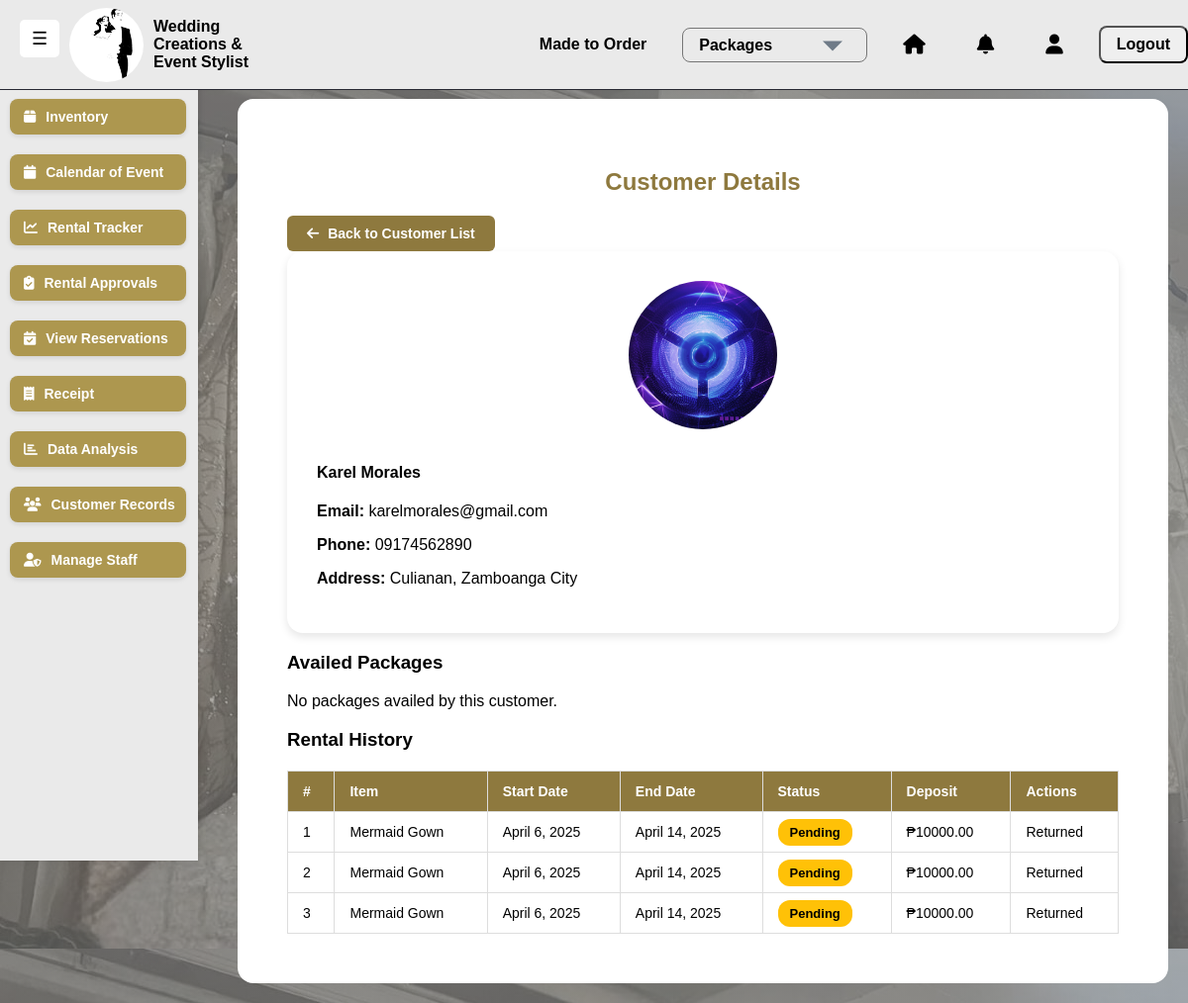
/customers/2/ (signed in), run on an earlier commit of the app's database.
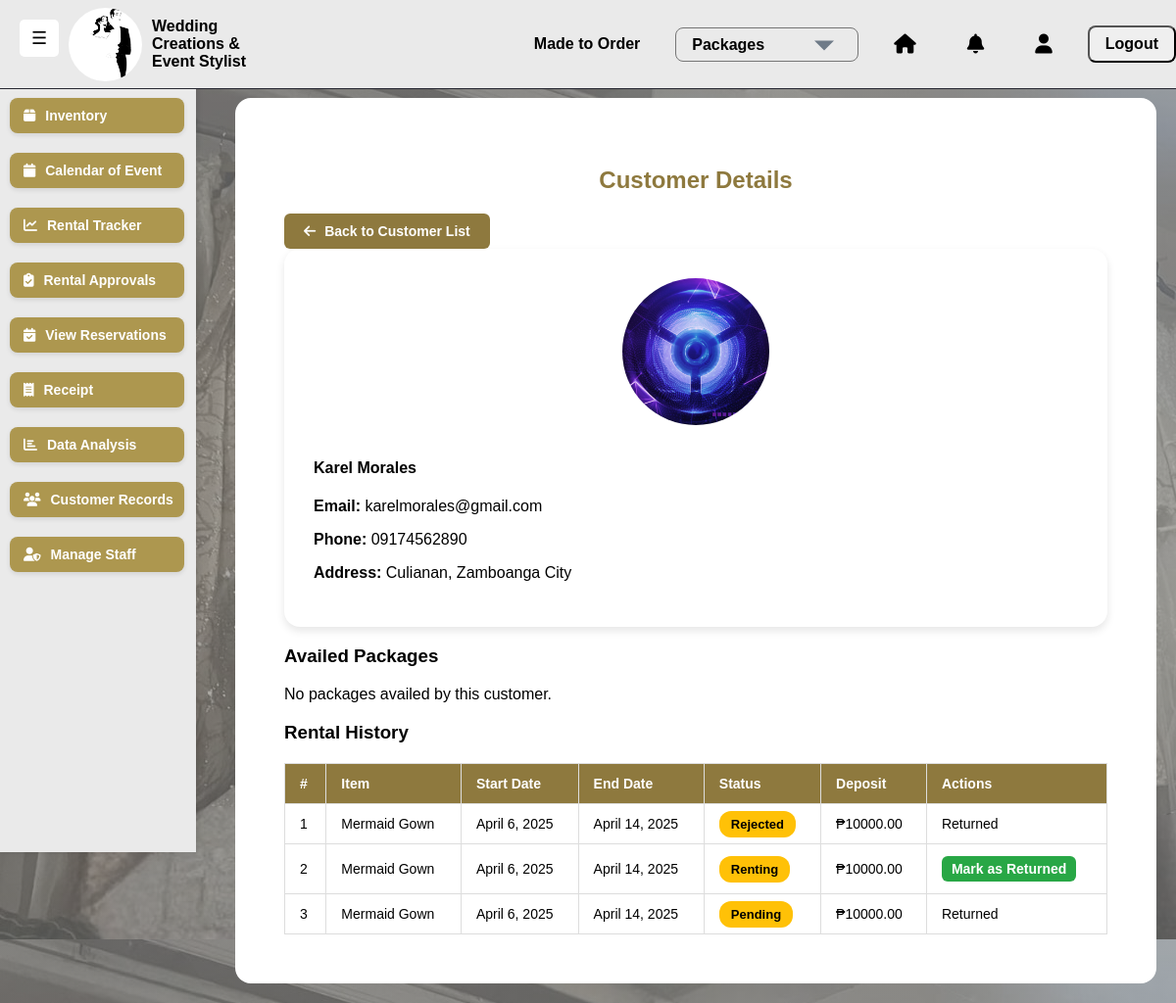
And on a later commit of the database.
### saritasapp/models.py (models this page shows, shortened)
class Customer(models.Model):
    user = models.OneToOneField(User, on_delete=models.CASCADE, related_name="customer_profile")
    phone = models.CharField(max_length=15, unique=True)
    address = models.TextField(blank=True, null=True)
    created_at = models.DateTimeField(auto_now_add=True)
    image = models.ImageField(upload_to="customers/", null=True, blank=True)

class User(AbstractUser):
    ROLE_CHOICES = [
        ('staff', 'Staff'),
        ('customer', 'Customer'),
    ]
    email = models.EmailField(unique=True)
    branch = models.ForeignKey(Branch, null=True, blank=True, on_delete=models.SET_NULL)
    role = models.CharField(max_length=10, choices=ROLE_CHOICES, default='customer')
    created_at = models.DateTimeField(auto_now_add=True)
    USERNAME_FIELD = "username"
    REQUIRED_FIELDS = ["email"]

class Rental(models.Model):
    STATUS_CHOICES = [
        ("Pending", "Pending"),        # Waiting for staff approval
        ("Approved", "Approved"),      # Approved by staff but not yet active
        ("Rented", "Rented"),          # Currently rented out
        ("Returned", "Returned"),      # Item has been returned
        ("Overdue", "Overdue"),        # Item not returned by due date
        ("Cancelled", "Cancelled"),    # Cancelled before approval
        ("Rejected", "Rejected"),      # Rejected by staff
    ]
    customer = models.ForeignKey(Customer, on_delete=models.CASCADE, related_name="rentals")
    user = models.ForeignKey(User, on_delete=models.SET_NULL, null=True, blank=True, related_name="managed_rentals")
    approved_by = models.ForeignKey(User,on_delete=models.SET_NULL,null=True,blank=True,related_name="approved_rentals")
    inventory = models.ForeignKey(Inventory, on_delete=models.CASCADE, related_name="rentals")
    rental_start = models.DateField(default=timezone.now, db_index=True)
    rental_end = models.DateField(db_index=True)
    deposit = models.DecimalField(max_digits=10, decimal_places=2, default=10000.00)
    status = models.CharField(max_length=10, choices=STATUS_CHOICES, default="Pending", db_index=True)
    created_at = models.DateTimeField(auto_now_add=True, db_index=True)
    updated_at = models.DateTimeField(auto_now=True)
    approved_at = models.DateTimeField(null=True, blank=True)
    rejection_reason = models.TextField(blank=True, null=True)
    notes = models.TextField(blank=True, null=True)
    class Meta:
        ordering = ['-created_at']
        verbose_name = "Rental"
        verbose_name_plural = "Rentals"
        indexes = [
            models.Index(fields=['rental_start', 'rental_end']),
            models.Index(fields=['status']),
            models.Index(fields=['created_at']),
        ]

class Inventory(models.Model):
    name = models.CharField(max_length=255)
    category = models.ForeignKey(Category, on_delete=models.CASCADE, related_name="items")
    color = models.ForeignKey(Color, null=True, blank=True, on_delete=models.SET_NULL, related_name="inventory_items")
    size = models.ForeignKey(Size, null=True, blank=True, on_delete=models.SET_NULL, related_name="inventory_items")
    quantity = models.IntegerField(default=0)
    rental_price = models.DecimalField(max_digits=10, decimal_places=2)
    reservation_price = models.DecimalField(max_digits=10, decimal_places=2, null=True, blank=True)
    purchase_price = models.DecimalField(max_digits=10, decimal_places=2, null=True, blank=True)
    available = models.BooleanField(default=True)
    image = models.ImageField(upload_to="inventory/", null=True, blank=True)

### saritasapp/views.py (the view)
# urls.py: path('customers/<int:customer_id>/', views.view_customer, name='view_customer'),
@login_required
def view_customer(request, customer_id):
    customer = get_object_or_404(Customer.objects.select_related('user'), id=customer_id)
    today = now().date()
    rentals = Rental.objects.filter(customer=customer)
    rentals.filter(status="Renting", rental_end__lt=today).update(status="Overdue")
    return render(request, 'saritasapp/view_customer.html', {
        'customer': customer,
        'rentals': rentals,
    })

### saritasapp/templates/saritasapp/view_customer.html (shortened to what this page needs)
{% extends "saritasapp/base.html" %}
{% load static %}
{% block extra_css %}
    <link rel="stylesheet" href="{% static 'css/view_customer.css' %}">
{% endblock %}
{% block content %}
<div class="container">
    <h2 class="text-center" style="color: #8E793E; font-family: Arial, sans-serif;">Customer Details</h2>
    <a href="{% url 'saritasapp:customer_list' %}" class="btn btn-back mb-3">
        <i class="fa fa-arrow-left"></i> Back to Customer List
    </a>
    <div class="card p-4 mb-4 customer-card">
        <div class="row">
            <div class="col-md-4 text-center">
                {% if customer.image %}
                    <img src="{{ customer.image.url }}" alt="{{ customer.first_name }}" class="customer-image">
                {% else %}
                    <img src="{% static 'image/default-placeholder.png' %}" alt="No image available" class="customer-image">
                {% endif %}
            </div>
            <div class="col-md-8">
                <h4>{{ customer.user.first_name }} {{ customer.user.last_name }}</h4>
                <p><strong>Email:</strong> {{ customer.user.email }}</p>
                <p><strong>Phone:</strong> {{ customer.phone }}</p>
                <p><strong>Address:</strong> {{ customer.address }}</p>
            </div>
        </div>
    </div>
    <h3 class="section-title">Availed Packages</h3>
    {% if customer_orders %}
        <table class="table">
            <thead>
                <tr>
                    <th>#</th>
                    <th>Package Name</th>
                    <th>Type</th>
                    <th>Total Price</th>
                    <th>Status</th>
                    <th>Actions</th>
                </tr>
            </thead>
            <tbody>
                {% for order in customer_orders %}
                <tr>
                    <td>{{ forloop.counter }}</td>
                    <td>{{ order.package.name }}</td>
                    <td>{{ order.package.get_package_type_display }}</td>
                    <td>₱{{ order.total_price }}</td>
                    <td>
                        <span class="badge
                            {% if order.status == 'Pending' %}bg-warning
                            {% else %}bg-success{% endif %}">
                            {{ order.status }}
                        </span>
                    </td>
                    <td>
                        <a href="{% url 'saritasapp:order_details' order.id %}" class="btn btn-info btn-sm">
                            <i class="fa fa-eye"></i> View Details
                        </a>
                    </td>
                </tr>
                {% endfor %}
            </tbody>
        </table>
    {% else %}
        <div class="empty-message">
            <p class="text-muted">No packages availed by this customer.</p>
        </div>
    {% endif %}
    <h3 class="section-title">Rental History</h3>
    {% if rentals %}
        <table class="table">
            <thead>
                <tr>
                    <th>#</th>
                    <th>Item</th>
                    <th>Start Date</th>
                    <th>End Date</th>
                    <th>Status</th>
                    <th>Deposit</th>
                    <th>Actions</th>
                </tr>
            </thead>
            <tbody>
                {% for rental in rentals %}
                <tr>
                    <td>{{ forloop.counter }}</td>
                    <td>{{ rental.inventory.name }}</td>
                    <td>{{ rental.rental_start }}</td>
                    <td>{{ rental.rental_end }}</td>
                    <td>
                        <span class="badge
                            {% if rental.status == 'Overdue' %}bg-danger
                            {% elif rental.status == 'Returned' %}bg-success
                            {% else %}bg-warning{% endif %}">
                            {{ rental.status }}
                        </span>
                    </td>
                    <td>₱{{ rental.deposit }}</td>
                    <td>
                        {% if rental.status == 'Renting' or rental.status == 'Overdue' %}
                            <a href="{% url 'saritasapp:return_rental' rental.id %}"
                               class="btn btn-success btn-sm">Mark as Returned</a>
                        {% else %}
                            <span class="text-muted">Returned</span>
                        {% endif %}
                    </td>
                </tr>
                {% endfor %}
            </tbody>
        </table>
    {% else %}
        <div class="empty-message">
            <p class="text-muted">No rentals found for this customer.</p>
        </div>
    {% endif %}
</div>
{% endblock %}

### saritasapp/templates/saritasapp/base.html (shortened to what this page needs)
{% load static %}
<!DOCTYPE html>
<html lang="en">
    <head>
        {% load static %}
        <link rel="stylesheet" href="{% static 'css/mainbase.css' %}">
        <link rel="stylesheet" href="https://cdnjs.cloudflare.com/ajax/libs/font-awesome/6.4.0/css/all.min.css">
        {% block extra_css %}{% endblock %}
    </head>
<body>
    <div class="sidebar" id="sidebar">
        <div class="nav-buttons">
            <a href="{% url 'saritasapp:inventory_list' %}" class="nav-btn">
                <span class="fas fa-box"></span> <text>Inventory</text>
            </a>
            <a href="{% url 'saritasapp:calendar' %}" class="nav-btn">
                <span class="fas fa-calendar"></span> <text>Calendar of Event</text>
            </a>
            <a href="{% url 'saritasapp:rental_tracker' %}" class="nav-btn">
                <span class="fas fa-chart-line"></span> <text>Rental Tracker</text>
            </a>
            <a href="{% url 'saritasapp:rental_approvals' %}" class="nav-btn">
                <span class="fas fa-clipboard-check"></span> <text>Rental Approvals</text>
            </a>
            <a href="{% url 'saritasapp:view_reservations' %}" class="nav-btn">
                <span class="fas fa-calendar-check"></span> <text>View Reservations</text>
            </a>
            <a href="{% url 'saritasapp:receipt-detail' receipt_id=1 %}" class="nav-btn">
                <span class="fas fa-receipt"></span> <text>Receipt</text>
            </a>
            <a href="{% url 'saritasapp:data_analysis' %}" class="nav-btn">
                <span class="fas fa-chart-bar"></span> <text>Data Analysis</text>
            </a>
            <a href="{% url 'saritasapp:customer_list' %}" class="nav-btn">
                <span class="fas fa-users"></span> <text>Customer Records</text>
            </a>
            <a href="{% url 'saritasapp:manage_staff' %}" class="nav-btn">
                <span class="fas fa-user-shield"></span> <text>Manage Staff</text>
            </a>
        </div>
    </div>
    <div class="header">
        <button id="toggle-btn">☰</button>
            <div class="logo">
                <img src="{% static 'images/Logo.png' %}" alt="Wedding Creations & Event Stylist">
                <span> Wedding<br>Creations &<br> Event Stylist</span>
            </div>
                <div class="header-items">
                    <div class="made-to-order">
                        <a href="{% url 'saritasapp:made_to_order' %}" class="header-link-text">Made to Order</a>
                    </div>
                    <select id="Package" class="header-link-text" onchange="navigateToPage()">
                        <option value="{% url 'saritasapp:packages' %}">Packages</option>
                    </select>
                    <a href="{% url 'saritasapp:dashboard' %}" class="header-link"><i class="fas fa-home"></i></a>
                    <a href="{% url 'saritasapp:notifications' %}" class="header-link"><i class="fas fa-bell"></i></a>
                    <a href="{% url 'saritasapp:profile' %}" class="header-link"><i class="fas fa-user"></i></a>
                    {% if user.is_authenticated %}
                    <form method="post" action="{% url 'saritasapp:logout' %}" style="display:inline;">
                        <button type="submit" class="header-link">Logout</button>
                        </form>
                        {% else %}
                        <a href="{% url 'saritasapp:sign_in' %}" class="header-link">Login</a>
                        {% endif %}
                </div>
    </div>
    <div class="container" style="margin-left: 220px; margin-top: 80px; padding: 20px;">
        {% block content %}
        {% endblock %}
    </div>
</body>
</html>

What changed in the data, as far as the page shows it:
changed Rental: status "Pending" → "Rejected"
changed Rental: status "Pending" → "Renting"; status "Returned" → "Mark as Returned"
